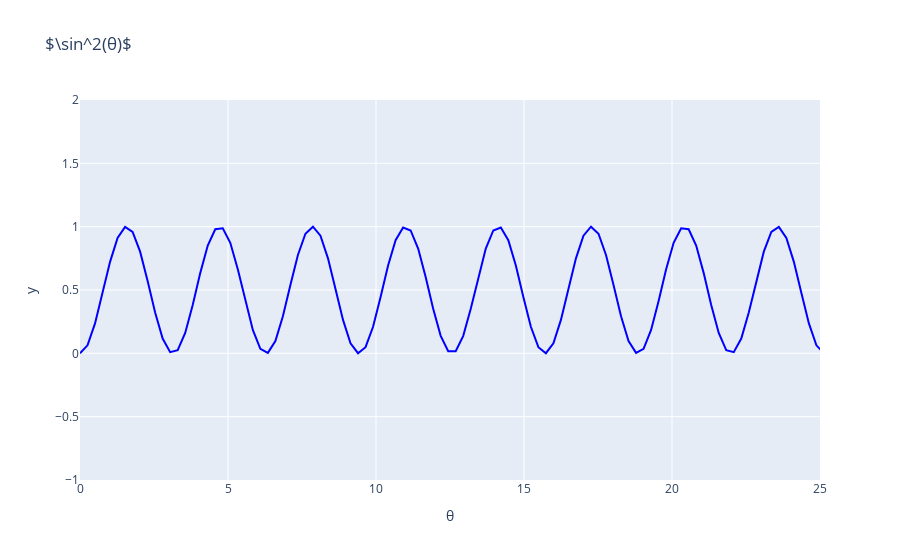

Write notebook code for a chart like this one.
### Markdown cell above
Podemos ver que con $\sin(\theta)$ ocurre más o menos lo mismo. En este caso, podemos leer la gráfica como sigue: *Un objeto parte de la coordenada $y=0$ y conforme $\theta$ aumenta, comienza a "subir" hacia la coordenada $y=1$. Luego, el objeto comienza a bajar hacía $y=-1$. Eventualmente, vuelve a su posición original $y=0$.

Este movimiento no es tan parecido al que vimos en el vídeo de las rampas, pero esta función es una buena base matemática para comenzar a describir desplazamientos en el eje vertical. De hecho, en física normalmente para describir el moviento vertical de un objeto se emplea la función $\sin^2(\theta)$ porque la coordenada $y$ nunca es negativa, pero eso es tema de otro cantar.

### Code cell
import plotly.graph_objects as go

import numpy as np

# Generate curve data
t = np.linspace(0, 8*np.pi, 100)
x = np.sin(t)**2

fig = go.Figure(
    data=go.Scatter(x=t, y=x,
                     mode="lines",
                     line=dict(width=2, color="blue")),
    layout=go.Layout(
        xaxis=dict(range=[0, 25], autorange=False, zeroline=False, title='θ'),
        yaxis=dict(range=[-1, 2], autorange=False, zeroline=False, title="y"),
        title_text="$\sin^2(θ)$", hovermode="closest")

)

fig.show()

### Figure 1 — Plotly figure (JSON) as saved in the notebook; plotly's stock layout.template omitted (floating-point values rounded to 4 significant figures)
{"data": [{"line": {"color": "blue", "width": 2}, "mode": "lines", "type": "scatter", "x": [0, 0.2539, 0.5077, 0.7616, 1.015, 1.269, 1.523, 1.777, 2.031, 2.285, 2.539, 2.793, 3.046, 3.3, 3.554, 3.808, 4.062, 4.316, 4.57, 4.823, 5.077, 5.331, 5.585, 5.839, 6.093, 6.347, 6.601, 6.854, 7.108, 7.362, 7.616, 7.87, 8.124, 8.378, 8.631, 8.885, 9.139, 9.393, 9.647, 9.901, 10.15, 10.41, 10.66, 10.92, 11.17, 11.42, 11.68, 11.93, 12.19, 12.44, 12.69, 12.95, 13.2, 13.45, 13.71, 13.96, 14.22, 14.47, 14.72, 14.98, 15.23, 15.49, 15.74, 15.99, 16.25, 16.5, 16.76, 17.01, 17.26, 17.52, 17.77, 18.02, 18.28, 18.53, 18.79, 19.04, 19.29, 19.55, 19.8, 20.06, 20.31, 20.56, 20.82, 21.07, 21.32, 21.58, 21.83, 22.09, 22.34, 22.59, 22.85, 23.1, 23.36, 23.61, 23.86, 24.12, 24.37, 24.63, 24.88, 25.13], "y": [0, 0.06308, 0.2364, 0.4762, 0.722, 0.9118, 0.9977, 0.9581, 0.8028, 0.5712, 0.3216, 0.117, 0.009036, 0.02496, 0.1607, 0.3821, 0.6332, 0.8507, 0.9797, 0.9877, 0.8726, 0.6635, 0.4132, 0.1847, 0.03582, 0.004023, 0.09736, 0.2923, 0.5396, 0.777, 0.9444, 0.9997, 0.929, 0.75, 0.5079, 0.2639, 0.07937, 0.001007, 0.04854, 0.21, 0.4446, 0.6932, 0.893, 0.9937, 0.9698, 0.8274, 0.6024, 0.3515, 0.1381, 0.01603, 0.01603, 0.1381, 0.3515, 0.6024, 0.8274, 0.9698, 0.9937, 0.893, 0.6932, 0.4446, 0.21, 0.04854, 0.001007, 0.07937, 0.2639, 0.5079, 0.75, 0.929, 0.9997, 0.9444, 0.777, 0.5396, 0.2923, 0.09736, 0.004023, 0.03582, 0.1847, 0.4132, 0.6635, 0.8726, 0.9877, 0.9797, 0.8507, 0.6332, 0.3821, 0.1607, 0.02496, 0.009036, 0.117, 0.3216, 0.5712, 0.8028, 0.9581, 0.9977, 0.9118, 0.722, 0.4762, 0.2364, 0.06308, 9.598e-31]}], "layout": {"autosize": true, "hovermode": "closest", "title": {"text": "$\\sin^2(θ)$"}, "xaxis": {"autorange": false, "range": [0, 25], "title": {"text": "θ"}, "type": "linear", "zeroline": false}, "yaxis": {"autorange": false, "range": [-1, 2], "title": {"text": "y"}, "type": "linear", "zeroline": false}}}
